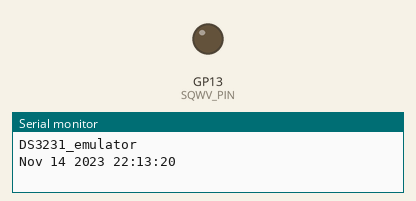
This sketch was run on a simulated Raspberry Pi Pico. Parts: output pins drawn as LEDs (lit = HIGH), the last lines printed to the serial monitor. Dashed ring = blinking.

Above: at 1.2 s.
At 2.2 s:
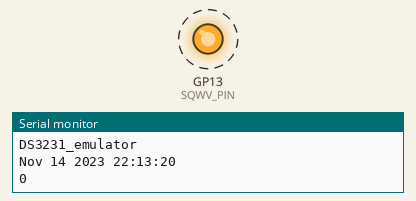
Timing chart, 0 to 3.5 s (numbered marks = the images above):
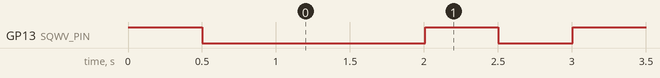

The sketch:

DS3231_emulator.ino
```cpp
/*
  DS3231_emulator

  Arduino as I2C minion emulates behavior of DS3231 RTC
  including alarms and 1Hz SQWV output on SQWV_PIN
  but no 32 kHz output nor other SQWV frequencies
  and aging offset has no influence on time.

  Currently time is driven by millis() (i.e. Arduino system clock).

  Connections:

     A4  I2C Data
     A5  I2C Clock
     D3  SQWV/_INT output

  DESIGN

  For greatest accuracy, the RTC state needs to update as soon as possible
  after a "tick" event, either from internal or external hardware timers.
  To avoid processing delay, we precompute the state *at the next second*
  and set up a "double buffered" set of registered.  Then, when the "tick"
  interrupt occurs, we switch the register pointer to the precomputed set,
  and update the output pin (as appropriate).  Then, back in the foreground
  loop, we notice that the time has changed, and set up for the next tick.

  Any configuration change (writing to registers) triggers a recompute of
  the next-tick state.

  The synchronization to the hardware timer is reset when the seconds
  register is written (only).

  Note, registers can be written "at any time" by i2c transactions.  In
  theory this can affect derived state, for instance alarm trigger state.
  We have to avoid race conditions where registers are modified, but then
  a tick causes a double-buffer swap before the new register values are
  propagated to the setup for the next tick.

  dpwe@google.com 2022-12-31
*/

// Include Arduino Wire library for I2C
#include <Wire.h>

#ifdef ARDUINO_ARCH_RP2040
  // Hardware limits mean that pins 24 and 25 (A4 and A5, favored choice for ext_i2)
  // must be assigned to I2C0 aka Wire on RP2040.  Wire1 is only for pins 2(n+1), 2(n+1)+1.
  const int ext_sda_pin = 24;
  const int ext_scl_pin = 25;
  #define EXT_I2C Wire
  #define INT_I2C Wire1
#else
  // ESP32-S3
  const int ext_sda_pin = A4;
  const int ext_scl_pin = A5;
  #define EXT_I2C Wire1
  #define INT_I2C Wire
#endif

// Emit SQWV on LED pin.
#define SQWV_PIN 13

// Define minion I2C Address (matches DS3231 RTC)
#define DS3231_ADDRESS 0x68   ///< I2C address for DS3231
#define DS3231_TIME 0x00      ///< Time register
#define DS3231_ALARM1 0x07    ///< Alarm 1 register
#define DS3231_ALARM2 0x0B    ///< Alarm 2 register
#define DS3231_CONTROL 0x0E   ///< Control register
#define DS3231_STATUSREG 0x0F ///< Status register
#define DS3231_AGING 0x10     ///< Aging offset register
#define DS3231_TEMPERATUREREG                                                  \
  0x11 ///< Temperature register (high byte - low byte is at 0x12), 10-bit
       ///< temperature value
#define DS3231_OUTPINSTATE    0x12 /// We use this byte to store the output pin state.  It's not in the chip.

#define DS3231_C_A1IE 0  // Alarm 1 Interrupt Enable is bit 0 of Control
#define DS3231_C_A2IE 1  // Alarm 2 Interrupt Enable
#define DS3231_C_INTCN 2  // SQWV reflects interrupts, not oscillator

#define DS3231_S_A1F 0  // Alarm 1 Fired is bit 0 of Status
#define DS3231_S_A2F 1  // Alarm 2 Fired is bit 1 of Status

// ------ Counter timer ------

// Use a hardware timer provide accurate PPS ticks.
// Architecture dependent.  Code must provide timer_setup(),
// then arrange to call clock_tick() once per second.
//
// Changes to nanosecs_per_sec_trim should adjust rate (more positive = slower).
//
// timer_reset_sync() should reset the phase of the ticks (so the following tick is
// exactly 1 sec later).

// Forward-declare the function that advances the clock.
void clock_tick(void);

int32_t tick_period_us = 1000000L;  // Counter is microseconds.

int32_t timer_next_firing = 0;

// Nanosecs per sec is ppb trim.
int32_t nanosecs_per_sec_trim = 0;
volatile int32_t cumulated_nanos = 0;

void timer_update_trim_ppb(int ppb) {
  nanosecs_per_sec_trim = ppb;
}

#ifdef ARDUINO_ARCH_RP2040

static bool _repeating_timer_callback(struct repeating_timer *t) {
  clock_tick();
  cumulated_nanos += nanosecs_per_sec_trim;
  int micros_offset = cumulated_nanos / 1000;
  cumulated_nanos -= micros_offset * 1000;
  //timerAlarmWrite(timer, tick_period_us + micros_offset, true);
  return true;
}

// Should probably use a succession of add_alarm_at to get variable timing.
struct repeating_timer mTimer;

void timer_setup(void) {
  // Setup regular timer interrupt.
  // Negative period specifies (negative of) delay between successive calls,
  // not between end of handler and next call.
  add_repeating_timer_us(-tick_period_us, _repeating_timer_callback, NULL, &mTimer);
}

void timer_reset_sync(void) {
  // Delete then restart the timer.
  cancel_repeating_timer(&mTimer);
  timer_setup();
}

#endif  // RP2040

#ifdef ESP32

hw_timer_t * timer = NULL;

void ARDUINO_ISR_ATTR onTimer(){
  clock_tick();
  // Setup for next alarm, including cumulated nanos.
  cumulated_nanos += nanosecs_per_sec_trim;
  int micros_offset = cumulated_nanos / 1000;
  cumulated_nanos -= micros_offset * 1000;
  timerAlarmWrite(timer, tick_period_us + micros_offset, true);
}

void timer_setup(void) {
  // After https://espressif-docs.readthedocs-hosted.com/projects/arduino-esp32/en/latest/api/timer.html
  // Use 1st timer of 4 (counted from zero).
  // Set 80 divider for prescaler to get 1us events.
  timer = timerBegin(0, 80, true);

  // Attach onTimer function to our timer.
  timerAttachInterrupt(timer, &onTimer, true);

  // Set alarm to call onTimer function every second (value in microseconds).
  // Repeat the alarm (third parameter)
  timerAlarmWrite(timer, tick_period_us, true);

  // Start an alarm
  timerAlarmEnable(timer);
}

void timer_reset_sync(void) {
  // Happens e.g. when seconds register is written.  Make seconds happen relative to now.
  timerWrite(timer, 0);
}

#endif // ESP32

// ----- DS3231 emulation -----
#include "RTClib.h"  // For DateTime etc.
static uint8_t bcd2bin(uint8_t val) { return val - 6 * (val >> 4); }
static uint8_t bin2bcd(uint8_t val) { return val + 6 * (val / 10); }
static uint8_t dowToDS3231(uint8_t d) { return d == 0 ? 7 : d; }

// Space for registers.
#define NUM_REGISTERS 19
// Double-buffers to allow immediate register updates.
uint8_t registers0[NUM_REGISTERS + 1];    // 20th address holds target state of SQWV output
uint8_t registers1[NUM_REGISTERS + 1];
// Current register set.
uint8_t *registers = registers0;
uint8_t *registers_next = registers1;

class DateTime decode_time_from_regs(uint8_t *buffer) {
  // Convert ds3231 time registers to Unix time.
  // Just like reading from the chip in RTClib_DS3231.cpp.
 return DateTime(bcd2bin(buffer[6]) + 2000U, bcd2bin(buffer[5] & 0x7F),
                 bcd2bin(buffer[4]), bcd2bin(buffer[2]), bcd2bin(buffer[1]),
                 bcd2bin(buffer[0] & 0x7F));
}

void encode_time_to_regs(const DateTime& dt, uint8_t *buffer) {
  // Write a date/time back into the emulated ds3231 time registers.
  // Just like setting a new time to the chip in RTClib_DS3231.cpp.
  buffer[0] = bin2bcd(dt.second());
  buffer[1] = bin2bcd(dt.minute());
  buffer[2] = bin2bcd(dt.hour());
  buffer[3] = bin2bcd(dowToDS3231(dt.dayOfTheWeek()));
  buffer[4] = bin2bcd(dt.day());
  buffer[5] = bin2bcd(dt.month());
  buffer[6] = bin2bcd(dt.year() - 2000U);
}

void ds3231_setup() {
  // Zero-out registers.
  for (int i = 0; i < NUM_REGISTERS + 1; ++i) {
    registers[i] = 0;
  }
  // Initialize time to something legal.
  encode_time_to_regs(DateTime(2000, 1, 1, 0, 0, 0), registers);
  // Initialize temperature to something plausible, 25.0 C
  registers[DS3231_TEMPERATUREREG] = 25;

  // Copy to 2nd registers.
  for (int i = 0; i < NUM_REGISTERS + 1; ++i) {
    registers_next[i] = registers[i];
  }
}

class DateTime decode_alarm(uint8_t *buffer, uint8_t alarm_num, uint8_t *p_alarm_mode) {
  // Read the current alarm time as a DateTime, also return the mode (i.e., fields to match).
  // Essentially like getAlarm1
  uint8_t alarm_mode_bits = 0;
  uint8_t seconds;
  if (alarm_num == 1) {
    buffer += DS3231_ALARM1;  // Base of alarm1 data.
    seconds = bcd2bin(buffer[0] & 0x7F);
    alarm_mode_bits = (buffer[0] & 0x80) >> 7;
  } else { // Alarm 2
    buffer += DS3231_ALARM2 - 1;  // Base of alarm2, less 1 to leave "space" for seconds..
    seconds = 0;   // But alarm2 seccond are implicitly zero.
  }
  uint8_t minutes = bcd2bin(buffer[1] & 0x7F);
  alarm_mode_bits |= (buffer[1] & 0x80) >> 6;
  // Assumes hour is 24H mode.
  uint8_t hour = bcd2bin(buffer[2] & 0x3F);
  alarm_mode_bits |= (buffer[2] & 0x80) >> 5;
  alarm_mode_bits |= (buffer[3] & 0x80) >> 4;
  uint8_t day = 0;
  if (alarm_mode_bits == 0) {
    // Alarm is for a particular day, so check day-of-week or date.
    bool isDayOfWeek = (buffer[3] & 0x40) >> 6;
    // Encode in mode.
    alarm_mode_bits |= isDayOfWeek << 4;
    if (isDayOfWeek) {
      // Alarm set to match on day of the week
      day = bcd2bin(buffer[3] & 0x0F);
    } else {
      // Alarm set to match on day of the month
      day = bcd2bin(buffer[3] & 0x3F);
    }
  }
  *p_alarm_mode = alarm_mode_bits;
  // On the first week of May 2000, the day-of-the-week number
  // matches the date number.
  return DateTime(2000, 5, day, hour, minutes, seconds);
}

bool check_alarm_match(DateTime &now, DateTime &alarm, uint8_t alarm_mode) {
  // Return True if now and alarm are the same under the alarm mode.
  switch (alarm_mode) {
    case DS3231_A1_Day:
    case DS3231_A1_Date:
      if ((alarm_mode == DS3231_A1_Day) && (now.dayOfTheWeek() != alarm.dayOfTheWeek())) {
        return false;
      }
      if ((alarm_mode == DS3231_A1_Date) && (now.day() != alarm.day())) {
        return false;
      }
      // else fall through ...
    case DS3231_A1_Hour:
      if (now.hour() != alarm.hour()) {
        return false;
      }
      // else fall through ...
    case DS3231_A1_Minute:
      if (now.minute() != alarm.minute()) {
        return false;
      }
      // else fall through ...
    case DS3231_A1_Second:
      if (now.second() != alarm.second()) {
        return false;
      }
      // else fall through ...
    case DS3231_A1_PerSecond:
      return true;
    default:
      Serial.print("Invalid alarm mode: ");
      Serial.println(alarm_mode);
      return false;
  }
}

#ifdef ARDUINO_ARCH_RP2040
#define _BV(bit) (1 << bit)
#endif

#define CHECK_BIT(reg, bit) (reg & _BV(bit))

void ds3231_tick(uint8_t *registers, uint8_t advance=1) {
  // Add one second (by default) to the internal clock.
  // We also allow advance=0 to simply recalculate state (alarm outputs) without advancing clock.
  uint32_t time = decode_time_from_regs(registers).unixtime();
  time += advance;
  DateTime now(time);
  encode_time_to_regs(now, registers);

  // Check for alarm conditions.
  uint8_t alarm1_mode;
  DateTime alarm1_time = decode_alarm(registers, /* alarm */1, &alarm1_mode);
  if (check_alarm_match(now, alarm1_time, alarm1_mode)) {
    registers[DS3231_STATUSREG] |= _BV(DS3231_S_A1F);
  }

  uint8_t alarm2_mode;
  DateTime alarm2_time = decode_alarm(registers, /* alarm */2, &alarm2_mode);
  if (check_alarm_match(now, alarm2_time, alarm2_mode)) {
    registers[DS3231_STATUSREG] |= _BV(DS3231_S_A2F);
  }

  // Drive SQWV 1 Hz output if in oscillator mode (ignores RSx bits).
  if (!CHECK_BIT(registers[DS3231_CONTROL], DS3231_C_INTCN)) {
    registers[DS3231_OUTPINSTATE] = LOW;
  } else {
    // Output pin is reflecting interrupts.
    if (registers[DS3231_CONTROL] & registers[DS3231_STATUSREG] & 0x03) {
      // At least one alarm fired bit is set when the corresponding interrupt enable bit is set.
      registers[DS3231_OUTPINSTATE] = LOW;
    } else {
      // No interrupt.
      registers[DS3231_OUTPINSTATE] = HIGH;
    }
  }
  // Update the trim by 10 ppb per aging offset.  Positive aging offset makes clock slower.
  // Maybe we should only do this when it is changed, i.e. check writes to AGING register?
  timer_update_trim_ppb(10 * (int)((int8_t)registers[DS3231_AGING]));
}

void ds3231_setup_next_tick(int advance=1) {
  // Setup registers_next to be correct for the next tick event.
  // First, copy current registers to registers_next:
  for (int i = 0; i < NUM_REGISTERS + 1; ++i) {
    registers_next[i] = registers[i];
  }
  // Then, advance it by 1 second.
  ds3231_tick(registers_next, advance);
}

void ds3231_registers_updated(bool seconds_modified) {
  // Notification that the registers were modified externally (e.g. by I2C write).
  // Behavior varies depending on whether seconds were set, in which case the
  // ticking changes phase.
  // In other situation, let the seconds advance at the next tick.
  ds3231_setup_next_tick(/* advance= */ seconds_modified ? 0 : 1);
  // Need to reset sync if we wrote seconds.
  if (seconds_modified) {
    timer_reset_sync();
    // Update output state from setup_next_tick.
    clock_tick();
  }
}


// ------- Tick interrupt -------

// Track whether we have a low pulse on sqwv that needs clearing.
volatile uint32_t last_sqwv_millis = 0;
// After how many ms should we return sqwv high?
const uint32_t sqwv_pulse_ms = 500;

// Detect a tick in foreground.
volatile bool tick_happened = false;
// Just to help interface with explorer
volatile uint32_t rtc_micros = 0;

void clock_tick(void) {
  // Swap the registers double-buffer.  Do this and update output pin as fast as possible.
  uint8_t *tmp = registers;
  registers = registers_next;
  registers_next = tmp;
  // Update the output pin.
  digitalWrite(SQWV_PIN, registers[DS3231_OUTPINSTATE]);
  if (!CHECK_BIT(registers[DS3231_CONTROL], DS3231_C_INTCN)) {
    // Set up semaphore for the oscillator pulse to be reset later.
    last_sqwv_millis = millis();
  }
  // Record the tick
  tick_happened = true;
  // To let explorer know that this happened.
  rtc_micros = micros();
}


// --------- I2C Delegate handlers (on EXT_I2C) --------------

uint8_t cursor = 0;  // Address of next register access.

void receiveEvent(int howmany) {
  // Assume we got at least one data byte, and it's the cursor.
  bool seconds_modified = false;
  cursor = EXT_I2C.read();

  // Any subsequent bytes are writes to that register.
  while (EXT_I2C.available()) {
    uint8_t x = EXT_I2C.read();
    if (cursor < NUM_REGISTERS) {
      registers[cursor] = x;
      if (cursor == 0) {
        // We wrote the seconds register, reset the timer sync.
        seconds_modified = true;
      }
    }
    ++cursor;
  }
  // Maybe act on the new register values.
  ds3231_registers_updated(seconds_modified);
}

void requestEvent() {
  // Send a stream of bytes back to master, starting from previous value of cursor until end of registers.
  // I *think* I2C indicates how many bytes it wants by sending a STOP after it's had enough.
  // but this doesn't appear to be visible through Wire.
  // So we send everything, and count on any excess being dropped.

  // It's critical that cursor has been set (via a preceding receiveEvent) before this runs.
  // The stock DS3231_RTC used i2c_dev->write_then_read, which (on the ESP32_ actually ended
  // up not servicing the receive event until *after* the output buffer had been stuffed, so
  // the cursor was always one transaction behind (works OK on RP2040 Pico).
  // Modifying it to use write() followed by read() fixed it on ESP32.

  EXT_I2C.write(registers + cursor, NUM_REGISTERS - cursor);
}


// --------------- setup(), loop() ---------------------

// Secondary I2C bus config.  This acts like the DS3231 chip.

void setup() {
  // Configure SQWV output pin (typically LED).
  pinMode(SQWV_PIN, OUTPUT);
  digitalWrite(SQWV_PIN, HIGH);  // Default state.

  // Setup Serial Monitor
  Serial.begin(9600);
  delay(500);  // For port to wake up.
  Serial.println("DS3231_emulator ");
  Serial.print(__DATE__);
  Serial.print(" ");
  Serial.println(__TIME__);

  digitalWrite(SQWV_PIN, LOW);

  // Initialize I2C communications as minion
#ifdef ARDUINO_ARCH_RP2040
  // Configure Pico RP2040 I2C
  EXT_I2C.setSDA(ext_sda_pin);
  EXT_I2C.setSCL(ext_scl_pin);
  EXT_I2C.begin(DS3231_ADDRESS);
#else  // ESP32/ATmeta
  #define I2C_FREQ 100000
  EXT_I2C.begin(DS3231_ADDRESS, ext_sda_pin, ext_scl_pin, I2C_FREQ);
#endif
  // Function to run when data requested from master
  EXT_I2C.onRequest(requestEvent);
  // Function to run when data received from master
  EXT_I2C.onReceive(receiveEvent);

  ds3231_setup();
  timer_setup();
}

void loop() {
  uint32_t now_millis = millis();
  // Do we need to reset the SQWV output 1Hz low pulse?
  if (last_sqwv_millis && (now_millis - last_sqwv_millis) >= sqwv_pulse_ms) {
    digitalWrite(SQWV_PIN, HIGH);
    last_sqwv_millis = 0;  // Indicates no pulse waiting to be cleared.
  }
  // If the clock ticked, set up for next second.
  if (tick_happened) {
    ds3231_setup_next_tick();
    tick_happened = false;
    // Report seconds.
    Serial.println(registers[0], HEX);
  }

  // Time delay in loop
  delay(10);
}
```

Measured:
- by itself, GP13 (SQWV_PIN): repeats every 1.0 s: HIGH 0.49 s, LOW 0.50 s
